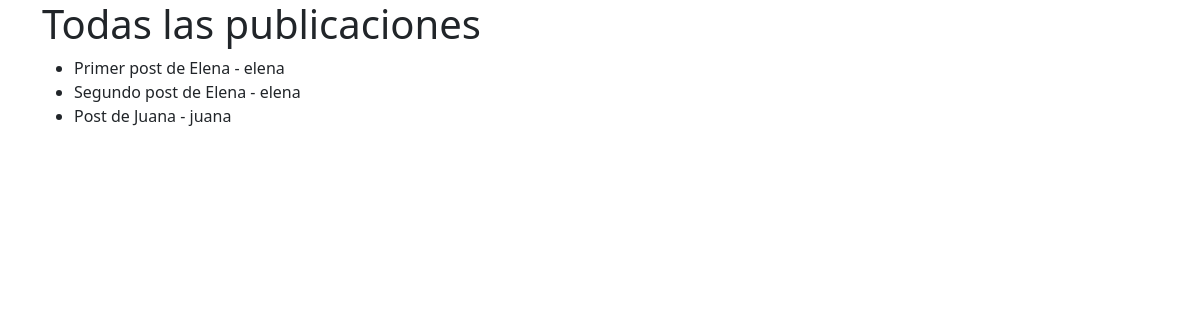
/blog/, run on an earlier commit of the app's database.
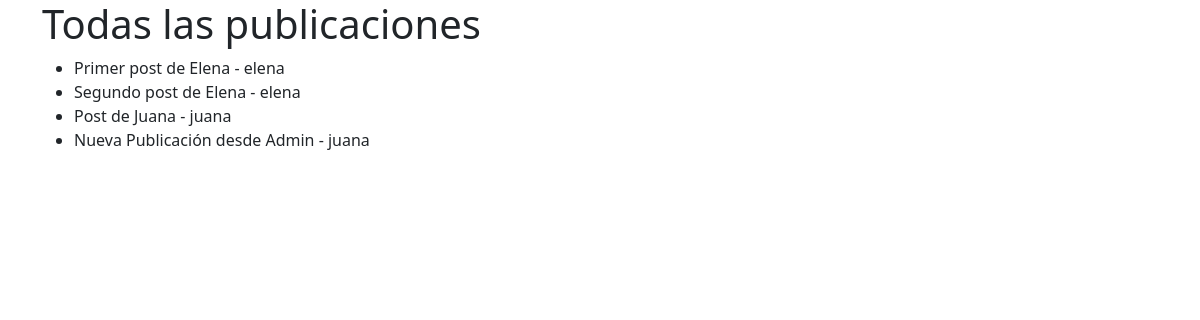
And on a later commit of the database.
### blog/models.py (models this page shows, shortened)
class Post(models.Model):
    titulo = models.CharField(max_length=100)
    contenido = models.TextField()
    autor = models.ForeignKey(User, on_delete=models.CASCADE) #Relación con User
    class Meta:
        permissions = [
            ("ver_posts_exclusivos", "Ver publicaciones exclusivas") #(codigo_permiso, nombre visible)
        ]

### blog/views.py (the view)
# urls.py: path('', ListaPosts.as_view(), name="lista_posts"), #pública
class ListaPosts(ListView):
    model = Post
    template_name = 'lista_posts.html'

### blog/templates/lista_posts.html (shortened to what this page needs)
<!DOCTYPE html>
<html lang="en">
<head>
    <link href="https://cdn.jsdelivr.net/npm/bootstrap@5.3.8/dist/css/bootstrap.min.css" rel="stylesheet">
</head>
<body>
    <div class="container">
        <h1>Todas las publicaciones</h1>
        <ul>
            {% for post in object_list %}
                <li>{{post.titulo}} - {{post.autor.username}}</li>
            {% empty %}
                <li>No hay posts</li>
            {% endfor %}
        </ul>
    </div>
</body>
</html>

What changed in the data, as far as the page shows it:
added Post: titulo "Nueva Publicación desde Admin", autor.username "juana"
